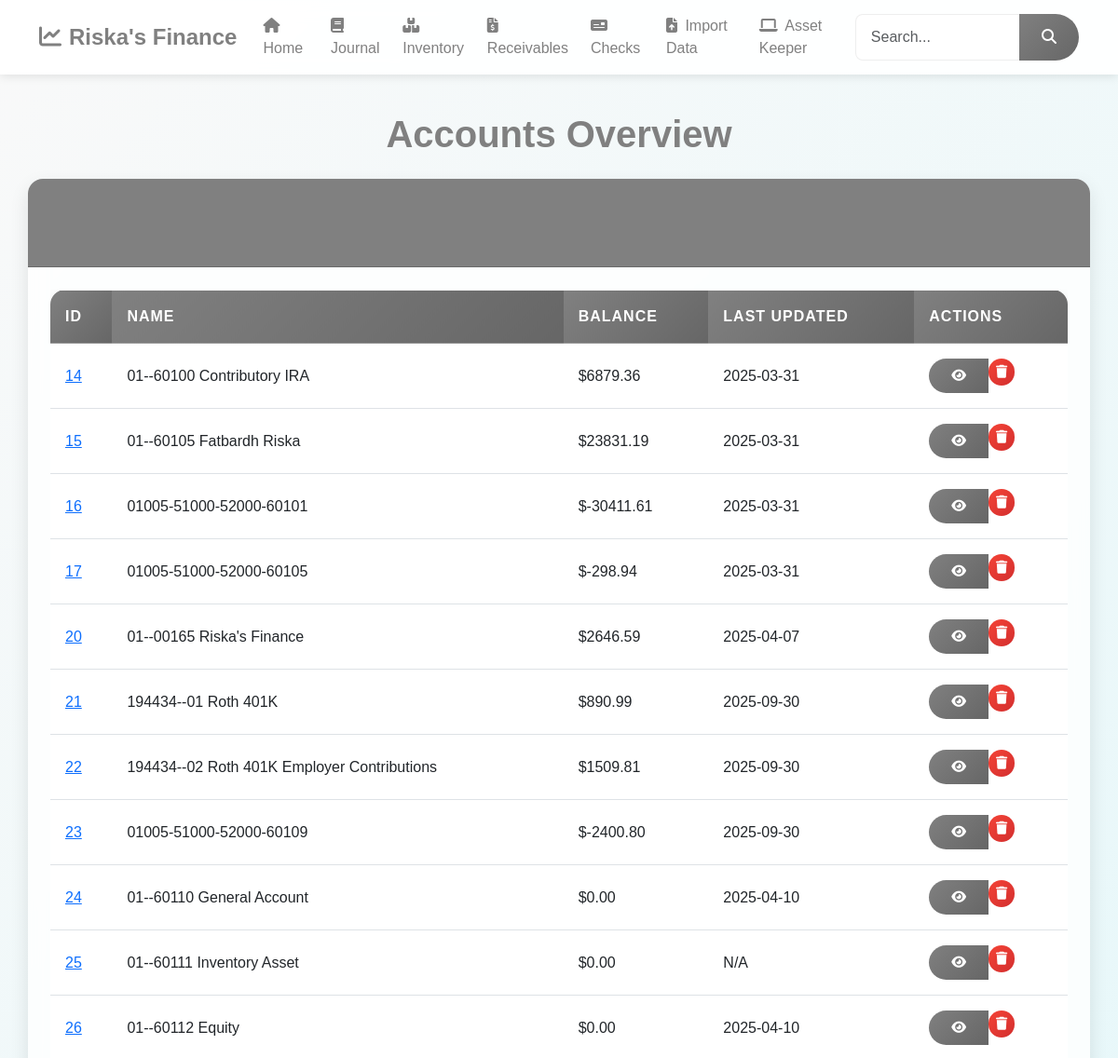
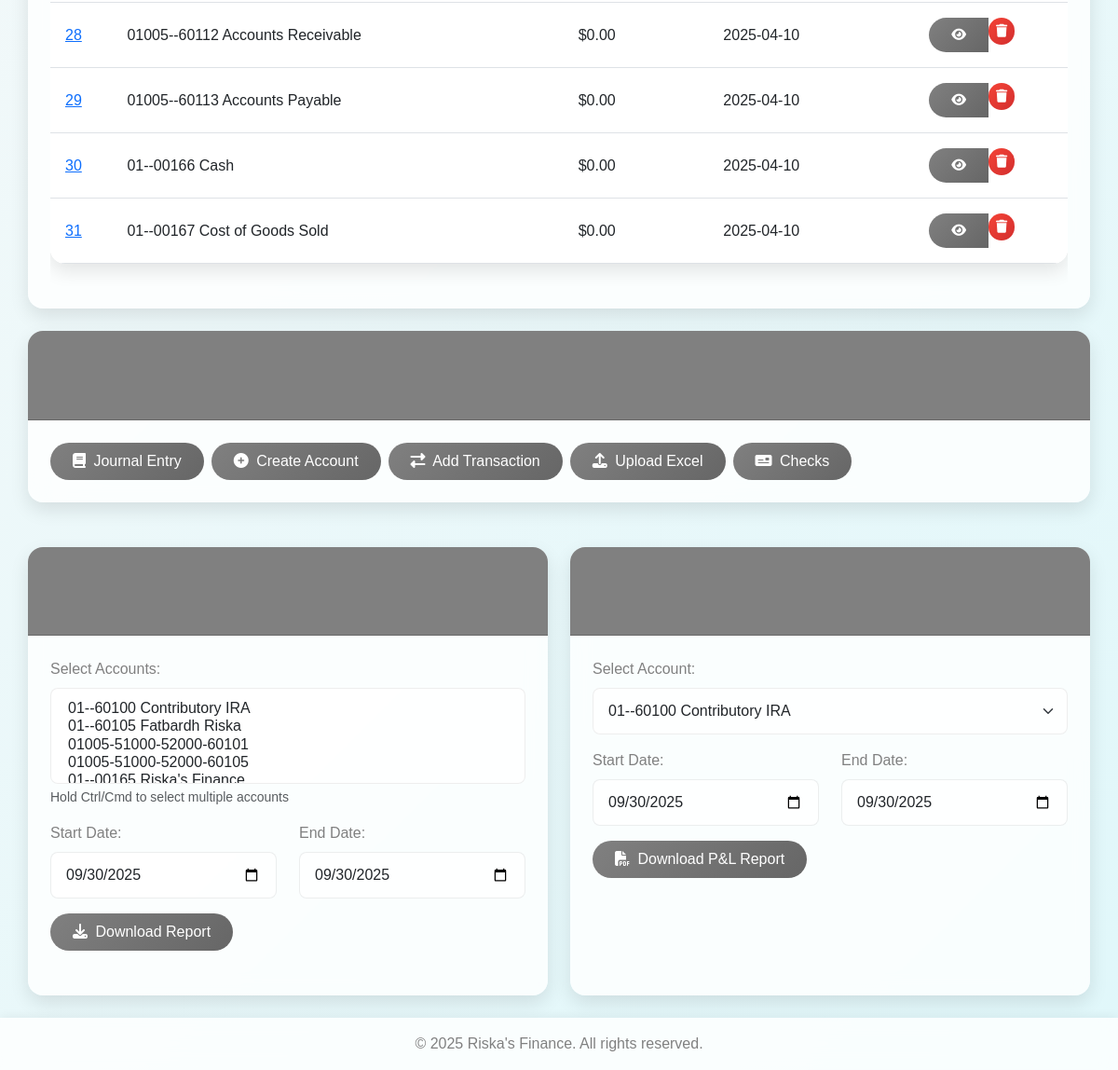
The page / on the database its author committed (2 pictures, top to bottom).
### tables this page shows
CREATE TABLE accounts (
                            id INTEGER PRIMARY KEY AUTOINCREMENT,
                            name TEXT UNIQUE NOT NULL
                          , balance REAL DEFAULT 0);

### attached_assets/app.py (the view)
@app.route('/')
def index():
    with sqlite3.connect(DB_FILE) as conn:
        cursor = conn.cursor()
        cursor.execute('''SELECT a.id, a.name, a.balance, MAX(t.date) as last_updated
                          FROM accounts a
                          LEFT JOIN transactions t ON a.id = t.account_id
                          GROUP BY a.id''')
        accounts = cursor.fetchall()
    return render_template("index.html", accounts=accounts)

### templates/index.html (shortened to what this page needs)
{% extends "base.html" %}
{% block content %}
<h1 class="text-center mb-4 fade-in">Accounts Overview</h1>
<div class="card fade-in">
    <div class="card-header">
        <h2 class="mb-0">Accounts</h2>
    </div>
    <div class="card-body">
        <div class="table-responsive">
            <table class="table table-hover">
                <thead>
                    <tr>
                        <th>ID</th>
                        <th>Name</th>
                        <th>Balance</th>
                        <th>Last Updated</th>
                        <th>Actions</th>
                    </tr>
                </thead>
                <tbody>
                    {% for account in accounts %}
                    <tr>
                        <td><a href="{{ url_for('account_details', account_id=account[0]) }}">{{ account[0] }}</a></td>
                        <td>{{ account[1] }}</td>
                        <td>
                          {% if account[2] is not none and account[2] != "" %}
                            ${{ "%.2f"|format(account[2]|float) }}
                          {% else %}
                            $0.00
                          {% endif %}
                        </td>
                        <td>{{ account[3] if account[3] else 'N/A' }}</td>
                        <td>
                            <div class="btn-group" role="group">
                                <a href="{{ url_for('account_details', account_id=account[0]) }}" class="btn btn-sm btn-primary" data-bs-toggle="tooltip" title="View Details">
                                    <i class="fas fa-eye"></i>
                                </a>
                                <form action="{{ url_for('delete_account', account_id=account[0]) }}" method="POST" class="d-inline">
                                    <button type="submit" class="btn btn-sm btn-danger confirm-action"
                                            data-confirm-message="Are you sure you want to delete this account?"
                                            data-bs-toggle="tooltip" title="Delete Account">
                                        <i class="fas fa-trash"></i>
                                    </button>
                                </form>
                            </div>
                        </td>
                    </tr>
                    {% endfor %}
                </tbody>
            </table>
        </div>
    </div>
</div>
<div class="row mt-4">
    <div class="col-md-12">
        <div class="card">
            <div class="card-header">
                <h2 class="mb-0">Quick Actions</h2>
            </div>
            <div class="card-body">
                <div class="d-flex flex-wrap gap-2">
                    <a href="{{ url_for('journal_entry') }}" class="btn btn-primary">
                        <i class="fas fa-book me-1"></i> Journal Entry
                    </a>
                    <a href="{{ url_for('create_account') }}" class="btn btn-primary">
                        <i class="fas fa-plus-circle me-1"></i> Create Account
                    </a>
                    <a href="{{ url_for('add_transaction') }}" class="btn btn-primary">
                        <i class="fas fa-exchange-alt me-1"></i> Add Transaction
                    </a>
                    <a href="{{ url_for('upload_transactions_new') }}" class="btn btn-primary">
                        <i class="fas fa-upload me-1"></i> Upload Excel
                    </a>
                    <a href="{{ url_for('checks') }}" class="btn btn-primary">
                        <i class="fas fa-money-check me-1"></i> Checks
                    </a>
                </div>
            </div>
        </div>
    </div>
</div>
<div class="row mt-4">
    <div class="col-md-6">
        <div class="card h-100">
            <div class="card-header">
                <h2 class="mb-0">Journal Entries Report</h2>
            </div>
            <div class="card-body">
                <form action="{{ url_for('download_journal_report') }}" method="GET">
                    <div class="mb-3">
                        <label for="account_id" class="form-label">Select Accounts:</label>
                        <select id="account_id" name="account_id" class="form-select" multiple required>
                            {% for account in accounts %}
                            <option value="{{ account[0] }}">{{ account[1] }}</option>
                            {% endfor %}
                        </select>
                        <div class="form-text">Hold Ctrl/Cmd to select multiple accounts</div>
                    </div>
                    <div class="row">
                        <div class="col-md-6">
                            <div class="mb-3">
                                <label for="start_date" class="form-label">Start Date:</label>
                                <input type="date" id="start_date" name="start_date" class="form-control date-input">
                            </div>
                        </div>
                        <div class="col-md-6">
                            <div class="mb-3">
                                <label for="end_date" class="form-label">End Date:</label>
                                <input type="date" id="end_date" name="end_date" class="form-control date-input">
                            </div>
                        </div>
                    </div>
                    <button type="submit" class="btn btn-primary">
                        <i class="fas fa-download me-1"></i> Download Report
                    </button>
                </form>
            </div>
        </div>
    </div>
    <div class="col-md-6">
        <div class="card h-100">
            <div class="card-header">
                <h2 class="mb-0">Profit & Loss Report</h2>
            </div>
            <div class="card-body">
                <form action="{{ url_for('download_pnl_report') }}" method="GET">
                    <div class="mb-3">
                        <label for="pnl_account_id" class="form-label">Select Account:</label>
                        <select id="pnl_account_id" name="account_id" class="form-select" required>
                            {% for account in accounts %}
                            <option value="{{ account[0] }}">{{ account[1] }}</option>
                            {% endfor %}
                        </select>
                    </div>
                    <div class="row">
                        <div class="col-md-6">
                            <div class="mb-3">
                                <label for="pnl_start_date" class="form-label">Start Date:</label>
                                <input type="date" id="pnl_start_date" name="start_date" class="form-control date-input">
                            </div>
                        </div>
                        <div class="col-md-6">
                            <div class="mb-3">
                                <label for="pnl_end_date" class="form-label">End Date:</label>
                                <input type="date" id="pnl_end_date" name="end_date" class="form-control date-input">
                            </div>
                        </div>
                    </div>
                    <button type="submit" class="btn btn-primary">
                        <i class="fas fa-file-pdf me-1"></i> Download P&L Report
                    </button>
                </form>
            </div>
        </div>
    </div>
</div>
{% endblock %}

### templates/base.html (shortened to what this page needs)
<!DOCTYPE html>
<html lang="en">
<head>
    <link href="https://cdn.jsdelivr.net/npm/bootstrap@5.3.0/dist/css/bootstrap.min.css" rel="stylesheet">
    <link rel="stylesheet" href="https://cdnjs.cloudflare.com/ajax/libs/font-awesome/6.4.0/css/all.min.css">
    <link rel="stylesheet" href="{{ url_for('static', filename='css/style.css') }}">
</head>
<body>
    <nav class="navbar navbar-expand-lg sticky-top">
        <div class="container">
            <a class="navbar-brand" href="{{ url_for('home') }}">
                <i class="fas fa-chart-line me-2"></i>Riska's Finance
            </a>
            <div class="collapse navbar-collapse" id="navbarNav">
                <ul class="navbar-nav me-auto mb-2 mb-lg-0">
                    <li class="nav-item">
                        <a class="nav-link {% if request.endpoint == 'home' %}active{% endif %}"
                           href="{{ url_for('home') }}">
                            <i class="fas fa-home me-1"></i> Home
                        </a>
                    </li>
                    <li class="nav-item">
                        <a class="nav-link {% if request.endpoint == 'journal_entry' %}active{% endif %}"
                           href="{{ url_for('journal_entry') }}">
                            <i class="fas fa-book me-1"></i> Journal
                        </a>
                    </li>
                    <li class="nav-item">
                        <a class="nav-link {% if request.endpoint == 'inventory' %}active{% endif %}"
                           href="{{ url_for('inventory') }}">
                            <i class="fas fa-boxes me-1"></i> Inventory
                        </a>
                    </li>
                    <li class="nav-item">
                        <a class="nav-link {% if request.endpoint == 'receivables' %}active{% endif %}"
                           href="{{ url_for('receivables') }}">
                            <i class="fas fa-file-invoice-dollar me-1"></i> Receivables
                        </a>
                    </li>
                    <li class="nav-item">
                        <a class="nav-link {% if request.endpoint == 'checks' %}active{% endif %}"
                           href="{{ url_for('checks') }}">
                            <i class="fas fa-money-check me-1"></i> Checks
                        </a>
                    </li>
                    <li class="nav-item">
                        <a class="nav-link {% if request.endpoint == 'upload_transactions_new' %}active{% endif %}"
                           href="{{ url_for('upload_transactions_new') }}">
                            <i class="fas fa-file-upload me-1"></i> Import Data
                        </a>
                    </li>
                    <li class="nav-item">
                        <a class="nav-link {% if request.endpoint == 'asset_keeper' %}active{% endif %}"
                           href="{{ url_for('asset_keeper') }}">
                            <i class="fas fa-laptop me-1"></i> Asset Keeper
                        </a>
                    </li>
                </ul>
                <form class="d-flex" action="{{ url_for('search') }}" method="GET">
                    <div class="input-group">
                        <input type="search" name="q" class="form-control" placeholder="Search..."
                               value="{{ request.args.get('q', '') }}">
                        <button class="btn btn-primary" type="submit">
                            <i class="fas fa-search"></i>
                        </button>
                    </div>
                </form>
            </div>
        </div>
    </nav>
    <div class="container main-content">
        {% block content %}{% endblock %}
    </div>
    <footer class="py-3">
        <div class="container">
            <p class="mb-0 text-center">© 2025 Riska's Finance. All rights reserved.</p>
        </div>
    </footer>
</body>
</html>

### static/css/style.css (style rules this page uses)
:root { --primary-color: #808080; --primary-dark: #666666; --primary-light: #a0a0a0; --secondary-color: #e0f7fa; --text-color: #333333; --bg-color: #f9f9f9; --bg-gradient: linear-gradient(135deg, #f9f9f9, #e0f7fa); }
body { font-family: 'Arial', sans-serif; background: var(--bg-gradient); color: var(--text-color); margin: 0; padding: 0; overflow-x: hidden; min-height: 100vh; display: flex; flex-direction: column; }
.main-content { flex: 1; padding: 1.5rem 0; }
h1, h2, h3, h4, h5, h6 { color: var(--primary-color); margin-bottom: 1rem; }
h1 { font-size: 2.5rem; font-weight: 700; margin-bottom: 1.5rem; text-align: center; }
h2 { font-size: 2rem; margin-top: 1.5rem; margin-bottom: 1rem; }
.card { background: rgba(255, 255, 255, 0.8); backdrop-filter: blur(10px); box-shadow: 0 8px 20px rgba(0, 0, 0, 0.1); border-radius: 1rem; overflow: hidden; transition: transform 0.3s ease, box-shadow 0.3s ease; border: none; margin-bottom: 1.5rem; }
.card-header { background: var(--primary-color); color: white; font-weight: 600; padding: 1rem 1.5rem; }
.card-body { padding: 1.5rem; }
.btn-primary { background: linear-gradient(135deg, var(--primary-color), var(--primary-dark)); border: none; border-radius: 25px; padding: 0.5rem 1.5rem; font-weight: 500; transition: all 0.3s ease; }
.btn-danger { background: linear-gradient(135deg, #f44336, #d32f2f); border: none; border-radius: 25px; }
.navbar { background: rgba(255, 255, 255, 0.9); backdrop-filter: blur(10px); box-shadow: 0 2px 10px rgba(0, 0, 0, 0.1); }
.navbar-brand { font-weight: bold; color: var(--primary-color); font-size: 1.5rem; }
.nav-link { color: var(--primary-color); font-weight: 500; padding: 0.5rem 1rem; margin: 0 0.25rem; border-radius: 25px; transition: all 0.3s ease; }
.table { width: 100%; margin-bottom: 1.5rem; border-collapse: collapse; background: rgba(255, 255, 255, 0.8); backdrop-filter: blur(10px); box-shadow: 0 8px 20px rgba(0, 0, 0, 0.1); border-radius: 1rem; overflow: hidden; }
.table thead th { background: linear-gradient(135deg, var(--primary-color), var(--primary-dark)); color: white; font-weight: 600; text-transform: uppercase; letter-spacing: 1px; padding: 1rem; border-bottom: none; }
.table tbody tr:nth-child(even) { background-color: rgba(248, 248, 248, 0.6); }
.table tbody tr { transition: all 0.3s ease; }
.table td, .table th { padding: 1rem; vertical-align: middle; border-top: 1px solid rgba(221, 221, 221, 0.3); }
.form-control, .form-select { padding: 0.75rem 1rem; border-radius: 0.5rem; border: 1px solid rgba(221, 221, 221, 0.5); background-color: rgba(255, 255, 255, 0.8); transition: all 0.3s ease; }
label { font-weight: 500; margin-bottom: 0.5rem; color: var(--primary-color); }
footer { background: rgba(255, 255, 255, 0.8); backdrop-filter: blur(10px); padding: 1.5rem 0; text-align: center; margin-top: auto; box-shadow: 0 -2px 10px rgba(0, 0, 0, 0.05); }
footer p { margin: 0; color: var(--primary-color); }
.fade-in { animation: fadeIn 0.5s ease forwards; }

### rows shown on the page
accounts: id "14", name "01--60100 Contributory IRA", balance "6879.36", account "2025-03-31"
accounts: id "15", name "01--60105 Fatbardh Riska", balance "23831.19", account "2025-03-31"
accounts: id "16", name "01005-51000-52000-60101", balance "-30411.61", account "2025-03-31"
accounts: id "17", name "01005-51000-52000-60105", balance "-298.94", account "2025-03-31"
accounts: id "20", name "01--00165 Riska's Finance", balance "2646.59", account "2025-04-07"
accounts: id "21", name "194434--01 Roth 401K", balance "890.99", account "2025-09-30"
accounts: id "22", name "194434--02 Roth 401K Employer Contributions", balance "1509.81", account "2025-09-30"
accounts: id "23", name "01005-51000-52000-60109", balance "-2400.80", account "2025-09-30"
accounts: id "24", name "01--60110 General Account", balance "0.00", account "2025-04-10"
accounts: id "25", name "01--60111 Inventory Asset", balance "0.00", account "N/A"
accounts: id "26", name "01--60112 Equity", balance "0.00", account "2025-04-10"
accounts: id "28", name "01005--60112 Accounts Receivable", balance "0.00", account "2025-04-10"
accounts: id "29", name "01005--60113 Accounts Payable", balance "0.00", account "2025-04-10"
accounts: id "30", name "01--00166 Cash", balance "0.00", account "2025-04-10"
accounts: id "31", name "01--00167 Cost of Goods Sold", balance "0.00", account "2025-04-10"

### other values the page prints
form field account_id "01--60100 Contributory IRA"
